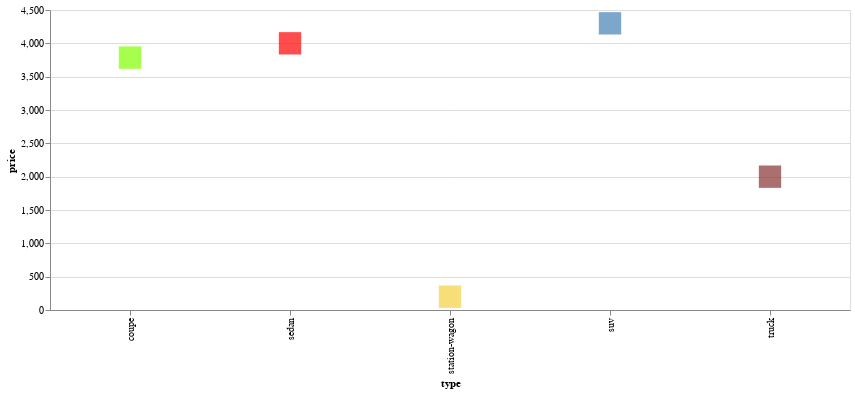

The cell this chart's notebook holds for it:
### Code cell
alt.Chart(source).mark_square(size=500).encode(     
   alt.Y('price'),     
   alt.X('type'),
   color=alt.Color('color', scale=None)
).properties(
    width=800,
    height=300
)

### Figure 1 — Vega-Lite specification as saved in the notebook (floating-point values rounded to 4 significant figures)
{"config": {"view": {"continuousWidth": 300, "continuousHeight": 300}}, "data": {"name": "data-8e11562155192a15f1f790cb41fed6ef"}, "mark": {"type": "square", "size": 500}, "encoding": {"color": {"field": "color", "scale": null, "type": "nominal"}, "x": {"field": "type", "type": "nominal"}, "y": {"field": "price", "type": "quantitative"}}, "height": 300, "width": 800, "$schema": "https://vega.github.io/schema/vega-lite/v5.15.1.json", "datasets": {"data-8e11562155192a15f1f790cb41fed6ef": [{"type": "sedan", "price": 4000, "color": "red"}, {"type": "suv", "price": 4300, "color": "steelblue"}, {"type": "coupe", "price": 3786, "color": "chartreuse"}, {"type": "station-wagon", "price": 200, "color": "#F4D03F"}, {"type": "truck", "price": 2000, "color": "#883333"}]}}
